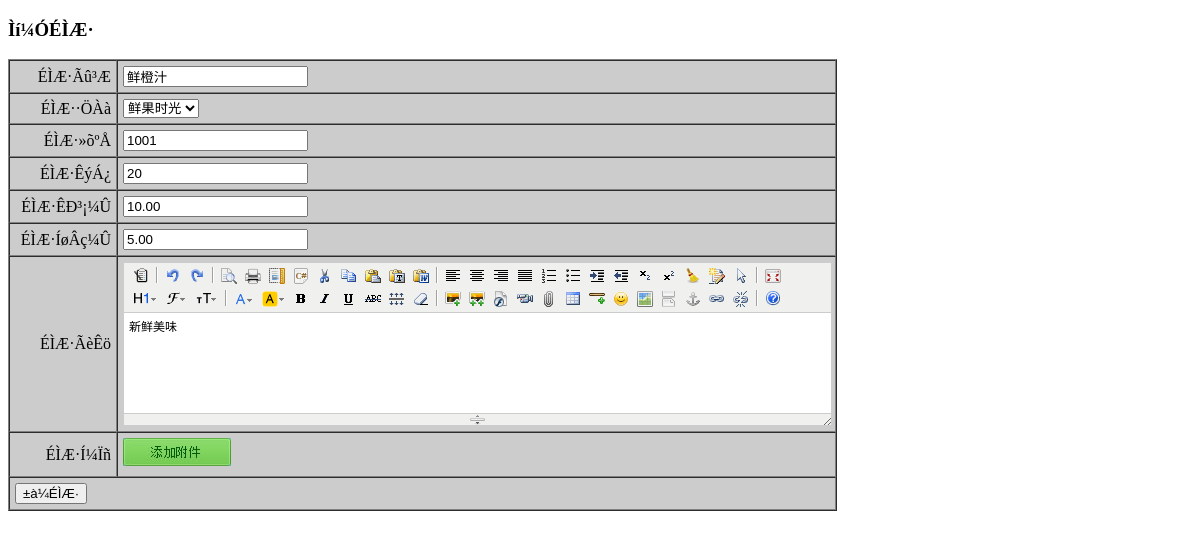
The page /ds02/admin/editPro.php?id=1 (signed in) on the database its author committed.
### tables this page shows
CREATE TABLE IF NOT EXISTS `food_pro` (
  `id` int(10) unsigned NOT NULL AUTO_INCREMENT,
  `pName` varchar(50) NOT NULL,
  `pSn` varchar(50) NOT NULL,
  `pNum` int(10) unsigned DEFAULT '1',
  `mPrice` decimal(10,2) NOT NULL,
  `iPrice` decimal(10,2) NOT NULL,
  `pDesc` text,
  `pImg` varchar(50) NOT NULL,
  `pubTime` int(10) unsigned NOT NULL,
  `isShow` tinyint(1) DEFAULT '1',
  `isHot` tinyint(1) DEFAULT '0',
  `cId` smallint(5) unsigned NOT NULL,
  PRIMARY KEY (`id`),
  UNIQUE KEY `pName` (`pName`)
);

CREATE TABLE IF NOT EXISTS `food_cate` (
  `id` smallint(5) unsigned NOT NULL AUTO_INCREMENT,
  `cName` varchar(50) DEFAULT NULL,
  PRIMARY KEY (`id`),
  UNIQUE KEY `cName` (`cName`)
);

### ds02/core/pro.inc.php (called while the page is built, shortened)
<?php
function getProById($id){
    $sql="select p.id,p.pName,p.pSn,p.pNum,p.mPrice,p.iPrice,p.pDesc,p.pubTime,p.isShow,p.isHot,c.cName,p.cId from food_pro as p join food_cate c on p.cId=c.id where p.id={$id}";
    $row=fetchOne($sql);
    return $row;
}

### ds02/lib/mysql.func.php (called while the page is built, shortened)
<?php
function fetchOne($sql,$result_type=MYSQL_ASSOC){
	$result=mysql_query($sql);
	$row=mysql_fetch_array($result,$result_type);
	return $row;
}
function fetchAll($sql,$result_type=MYSQL_ASSOC){
	$result=mysql_query($sql);
	while(@$row=mysql_fetch_array($result,$result_type)){
		$rows[]=$row;
	}
	return $rows;
}

### ds02/core/cate.inc.php (called while the page is built, shortened)
<?php
function getAllCate(){
    $sql="select id,cName from food_cate";
    $rows=fetchAll($sql);
    return $rows;
}

### ds02/admin/editPro.php (the view, shortened to what this page needs)
<?php
$rows=getAllCate();
$id=$_REQUEST['id'];
$proInfo=getProById($id);
?>
<!doctype html>
<html>
<head>
<link href="styles/global.css"  rel="stylesheet"  type="text/css" media="all" />
</head>
<body>
<h3>Ìí¼ÓÉÌÆ·</h3>
<form action="doAdminAction.php?act=editPro&id=<?php echo $id;?>" method="post" enctype="multipart/form-data">
<table width="70%"  border="1" cellpadding="5" cellspacing="0" bgcolor="#cccccc">
	<tr>
		<td align="right">ÉÌÆ·Ãû³Æ</td>
		<td><input type="text" name="pName"  value="<?php echo $proInfo['pName'];?>"/></td>
	</tr>
	<tr>
		<td align="right">ÉÌÆ··ÖÀà</td>
		<td>
		<select name="cId">
			<?php foreach($rows as $row):?>
				<option value="<?php echo $row['id'];?>" <?php echo $row['id']==$proInfo['cId']?"selected='selected'":null;?>><?php echo $row['cName'];?></option>
			<?php endforeach;?>
		</select>
		</td>
	</tr>
	<tr>
		<td align="right">ÉÌÆ·»õºÅ</td>
		<td><input type="text" name="pSn"  value="<?php echo $proInfo['pSn'];?>"/></td>
	</tr>
	<tr>
		<td align="right">ÉÌÆ·ÊýÁ¿</td>
		<td><input type="text" name="pNum"  value="<?php echo $proInfo['pNum'];?>"/></td>
	</tr>
	<tr>
		<td align="right">ÉÌÆ·ÊÐ³¡¼Û</td>
		<td><input type="text" name="mPrice"  value="<?php echo $proInfo['mPrice'];?>"/></td>
	</tr>
	<tr>
		<td align="right">ÉÌÆ·ÍøÂç¼Û</td>
		<td><input type="text" name="iPrice"  value="<?php echo $proInfo['iPrice'];?>"/></td>
	</tr>
	<tr>
		<td align="right">ÉÌÆ·ÃèÊö</td>
		<td>
		</td>
	</tr>
	<tr>
		<td align="right">ÉÌÆ·Í¼Ïñ</td>
		<td>
			<a href="javascript:void(0)" id="selectFileBtn">Ìí¼Ó¸½¼þ</a>
			<div id="attachList" class="clear"></div>
		</td>
	</tr>
	<tr>
		<td colspan="2"><input type="submit"  value="±à¼­ÉÌÆ·"/></td>
	</tr>
</table>
</form>
</body>
</html>

### ds02/admin/styles/global.css (style rules this page uses)
a { color:#00549D; text-decoration:none; }
.clear:after { content:"."; display:block; height:0; visibility:hidden; clear:both; }
.clear { zoom:1; clear:both; }
#selectFileBtn { display:table; width:108px; height:28px; float:left; overflow:hidden; text-indent:-9999px; background:url(../img/attach.jpg); }
#attachList { width:510px; padding-top:5px; }

### rows shown on the page
food_pro: pName "鲜橙汁", cId "鲜果时光", pSn "1001", pNum "20", mPrice "10.00", iPrice "5.00"
